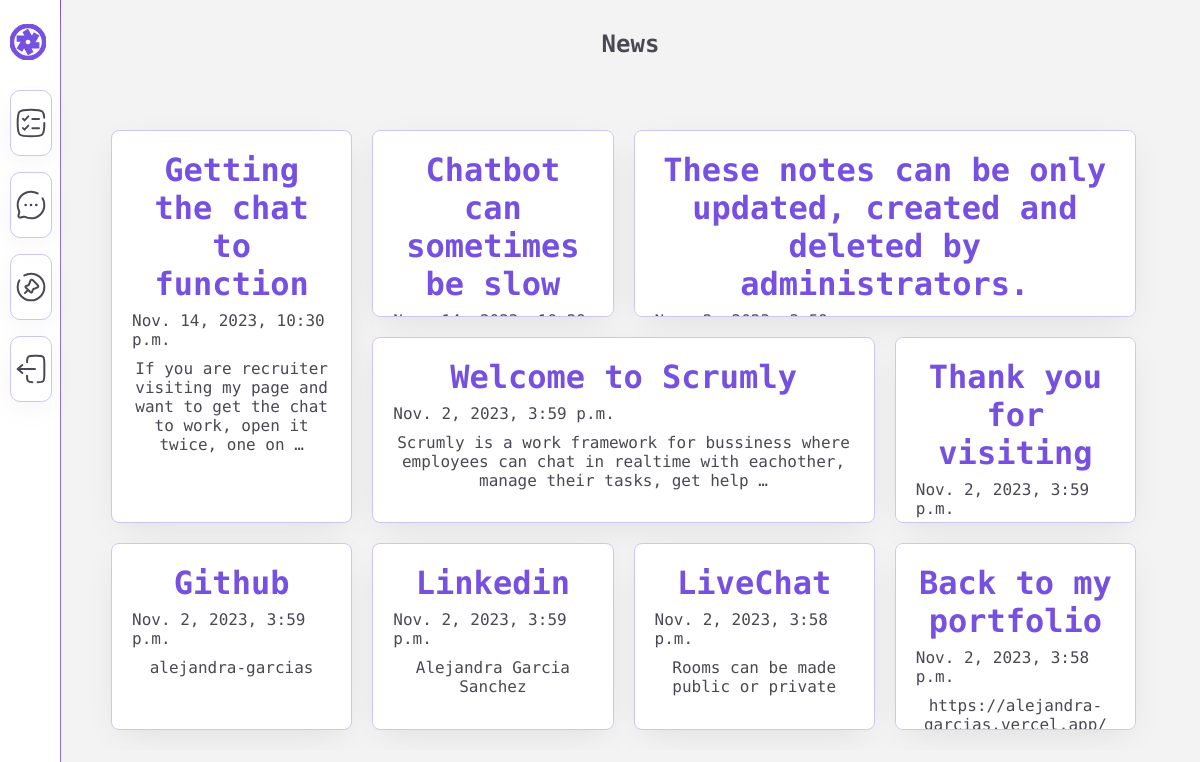
The app's page /bulletinboard/ (signed in) with its own data.
### bulletinboard/models.py (models this page shows, shortened)
class Post(models.Model):
    title = models.CharField(max_length=100)
    body = models.CharField(max_length=1000000)
    created_at = models.DateTimeField(default=datetime.now, blank=True)

### bulletinboard/views.py (the view)
# urls.py: path('bulletinboard/', include('bulletinboard.urls')),
@login_required
def bulletinboard(request):
    posts = Post.objects.all()
    return render(request, 'BulletinBoard/bulletinboard.html', {'posts': posts})

### Templates/BulletinBoard/bulletinboard.html
{% extends 'Layout/layout.html'%} {% block content %}
<section class="container">
    <div class="containerPage">
        <section class="headerBulletin">
            <h2>News</h2>
        </section>
        <section class="containerBulletin">
            {% for post in posts reversed %}
            {% with grid_class=forloop.counter|add:"-1" %}
            <a class="grid-area-{{ grid_class }}" href="post/{{post.id}}">
                <h2>{{post.title}}</h2>
                <span>{{post.created_at}}</span>
                <p>{{post.body|truncatewords:20}}</p>
            </a>
            {% endwith %}
            {% endfor %}
        </section>
    </div>
</section>
{% endblock content %}

### static/css/layout.css (style rules this page uses)
* { scrollbar-width: auto; scrollbar-color: var(--morado) var(--fondo); }
:root { --morado: #7650e1; --morado-oscuro: #59409d; --morado-claro: #d0c4f2; --fondo: #f3f3f3; --blanco: #ffffff; --texto: #494953; --texto-oscuro: #1e1e22; }
* { margin: 0; padding: 0; }
body { box-sizing: border-box; display: flex; height: 100vh; overflow: hidden; width: 100vw; }
h1, h2, h3, h4, h5, h6, p, span, label, input, a, button, textarea { font-family: 'M PLUS 1 Code', monospace; color: var(--texto) }
.container { display: flex; flex-direction: column; width: 100%; height: 100vh; }

### static/css/home.css (style rules this page uses)
.containerPage { height: 100%; padding: 30px; }

### static/css/bulletinboard.css (style rules this page uses)
.headerBulletin { text-align: center; width: 100%; height: 10vh; }
.containerBulletin a.grid-area-0 { grid-area: 1 / 1 / 3 / 2; }
.containerBulletin a.grid-area-1 { grid-area: 1 / 2 / 2 / 3; }
.containerBulletin a.grid-area-2 { grid-area: 1 / 3 / 2 / 5; }
.containerBulletin a.grid-area-3 { grid-area: 2 / 2 / 3 / 4; }
.containerBulletin a.grid-area-4 { grid-area: 2 / 4 / 3 / 5; }

### records on screen
Post: title "Getting the chat to function", created_at "Nov. 14, 2023, 10:30 p.m.", body "If you are recruiter visiting my page and want to get the chat to work, open it twice, one on …"
Post: title "Chatbot can sometimes be slow"
Post: title "These notes can be only updated, created and deleted by administrators."
Post: title "Welcome to Scrumly", created_at "Nov. 2, 2023, 3:59 p.m.", body "Scrumly is a work framework for bussiness where employees can chat in realtime with eachother, manage their tasks, get help …"
Post: title "Thank you for visiting", created_at "Nov. 2, 2023, 3:59 p.m."
Post: title "Github", created_at "Nov. 2, 2023, 3:59 p.m.", body "alejandra-garcias"
Post: title "Linkedin", created_at "Nov. 2, 2023, 3:59 p.m.", body "Alejandra Garcia Sanchez"
Post: title "LiveChat", created_at "Nov. 2, 2023, 3:58 p.m.", body "Rooms can be made public or private"
Post: title "Back to my portfolio", created_at "Nov. 2, 2023, 3:58 p.m.", body "https://alejandra-garcias.vercel.app/"
